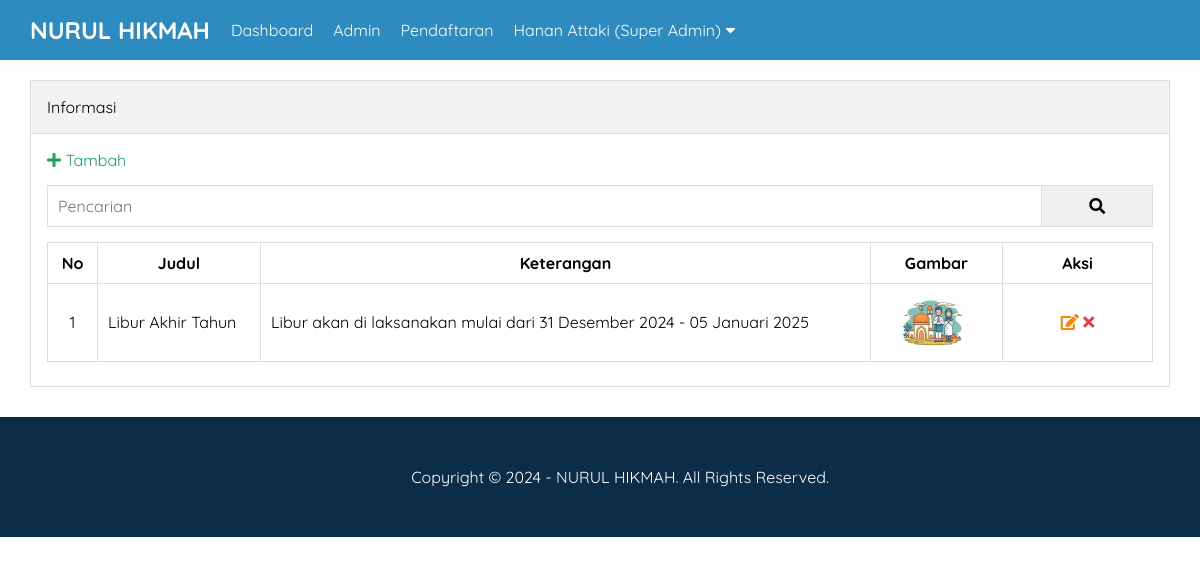
/admin/informasi.php (signed in), run on the app's committed database.
### tables this page shows
CREATE TABLE `pengaturan` (
  `id` int(11) NOT NULL,
  `nama` varchar(50) NOT NULL,
  `email` varchar(50) NOT NULL,
  `telepon` varchar(20) NOT NULL,
  `alamat` text NOT NULL,
  `logo` varchar(50) NOT NULL,
  `favicon` varchar(50) NOT NULL,
  `tentang_pesantren` text NOT NULL,
  `foto_pesantren` varchar(50) NOT NULL,
  `google_maps` text NOT NULL,
  `nama_pimpinan` varchar(50) NOT NULL,
  `foto_pimpinan` varchar(50) NOT NULL,
  `sambutan_pimpinan` text NOT NULL,
  `created_at` timestamp NOT NULL DEFAULT current_timestamp(),
  `updated_at` datetime DEFAULT NULL
);

CREATE TABLE `informasi` (
  `id` int(11) NOT NULL,
  `judul` varchar(255) NOT NULL,
  `keterangan` text NOT NULL,
  `gambar` varchar(50) DEFAULT NULL,
  `created_at` timestamp NOT NULL DEFAULT current_timestamp(),
  `updated_at` datetime DEFAULT NULL
);

### admin/informasi.php (the view, shortened to what this page needs)
<?php include 'header.php' ?>
<div class="content">
    <div class="container">
        <div class="box">
            <div class="box-header">
                Informasi
            </div>
            <div class="box-body">
                <a href="tambah-informasi.php" class="text-green"><i class="fa fa-plus"></i> Tambah</a>
                <form action="">
                    <div class="input-group">
                        <input type="text" name="key" placeholder="Pencarian">
                        <button type="submit"><i class="fa fa-search"></i></button>
                    </div>
                </form>
                <table class="table">
                    <thead>
                        <tr>
                            <th>No</th>
                            <th>Judul</th>
                            <th>Keterangan</th>
                            <th>Gambar</th>
                            <th>Aksi</th>
                        </tr>
                    </thead>
                    <tbody>
                        <?php
                        $no = 1;
                        $where = " WHERE 1=1 ";
                        $informasi = mysqli_query($conn, "SELECT * FROM informasi $where ORDER BY id DESC");
                        if (mysqli_num_rows($informasi) > 0) {
                            while ($p = mysqli_fetch_array($informasi)) {
                        ?>
                        <tr>
                            <td><?= $no++ ?></td>
                            <td><?= $p['judul'] ?></td>
                            <td><?= substr($p['keterangan'], 0, 100) ?></td>
                            <td><img src="../uploads/informasi/<?= $p['gambar'] ?>" width="100px"></td>
                            <td>
                                <a href="edit-informasi.php?id=<?= $p['id'] ?>" title="Edit Data" class="text-orange"><i
                                        class="fa fa-edit"></i></a>
                                <a href="hapus.php?idinformasi=<?= $p['id'] ?>"
                                    onclick="return confirm('Yakin ingin hapus ?')" title="Hapus Data"
                                    class="text-red"><i class="fa fa-times"></i></a>
                            </td>
                        </tr>
                        <?php }
                        } else { ?>
                        <tr>
                            <td colspan="5">Data tidak ada</td>
                        </tr>
                        <?php } ?>
                    </tbody>
                </table>
            </div>
        </div>
    </div>
</div>
<?php include 'footer.php' ?>

### admin/header.php (shortened to what this page needs)
<?php
include '../koneksi.php';
$identitas = mysqli_query($conn, "SELECT * FROM pengaturan ORDER BY id DESC LIMIT 1");
$d = mysqli_fetch_object($identitas);
?>
<!DOCTYPE html>
<html>
<head>
    <link rel="stylesheet" type="text/css" href="../assets/css/admin.css">
    <link rel="stylesheet" href="https://cdnjs.cloudflare.com/ajax/libs/font-awesome/5.15.3/css/all.min.css"
 />
</head>
<body class="bg-light">
    <div class="navbar">
        <div class="container">
            <h2 class="nav-brand float-left"><a href="index.php"><?= $d->nama ?></a></h2>
            <ul class="nav-menu float-left">
                <li><a href="index.php">Dashboard</a></li>
                <?php if ($_SESSION['ulevel'] == 'Super Admin') { ?>
                <li><a href="admin.php">Admin</a></li>
                <li><a href="pendaftaran.php">Pendaftaran</a></li>
                <?php } ?>
                <li>
                    <a href="#"><?= $_SESSION['uname'] ?> (<?= $_SESSION['ulevel'] ?>) <i
                            class="fa fa-caret-down"></i></a>
                </li>
            </ul>
        </div>
    </div>

### admin/footer.php
<footer>
    <div class="container text-center">
        <p>Copyright &copy; <?= date('Y') ?> - <?= $d->nama ?>. All Rights Reserved.</p>
    </div>
</footer>
</body>
</html>

### assets/css/admin.css (style rules this page uses)
* { margin:0; padding:0; font-family: 'Quicksand', sans-serif; box-sizing: border-box; }
a { text-decoration: none; }
.float-left { float:left; }
.container { width: 1140px; margin:0 auto; }
.container::after { content: ""; display: block; clear: both; }
.bg-light { background-color: #fefefe; }
.box { border:1px solid #ddd; background-color: #fff; }
.box-header { padding:16px; border-bottom:1px solid #ddd; background-color: #f2f2f2; }
.box-body { padding:16px; }
form { margin:15px 0; }
.text-center { text-align: center !important; }
.navbar { height: 60px; width: 100%; background-color: #2E8BC0; position: fixed; top: 0; z-index: 1000; }
.navbar a { color: #fff; }
.nav-brand { display: inline-block; padding:15px 0; margin-right: 16px; }
.nav-menu { display: flex; list-style: none; margin-left: auto; gap: 10px; }
.nav-menu li a { padding: 20px 5px; display: inline-block; }
.content { padding:80px 0 30px 0; }
.table { width:100%; border-collapse: collapse; margin:8px 0; }
.table th, .table td { border:1px solid #ddd; padding:10px; }
.table td:first-child { width:50px; text-align: center; }
.table td:last-child { width:150px; text-align: center; }
.text-red { color: #E43D40; }
.text-orange { color: #FF8300; }
.text-green { color: #18A558; }
.input-group:after { content: ""; clear: both; display: block; }
.input-group input[type="text"] { width: 90%; padding: 10px; font-size: 16px; float: left; border:1px solid #ddd; }
.input-group button { width: 10%; padding: 10px; font-size: 16px; float: left; border:1px solid #ddd; border-left: none; }
footer { padding:50px; background-color: #0C2D48; color: #fff; }

### data on the page
pengaturan: nama "NURUL HIKMAH"
informasi: judul "Libur Akhir Tahun", keterangan "Libur akan di laksanakan mulai dari 31 Desember 2024 - 05 Januari 2025", gambar (picture)

### other printed values
$_SESSION['uname'] "Hanan Attaki"
$_SESSION['ulevel'] "Super Admin"
